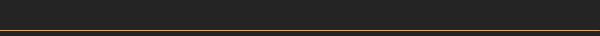
<?xml version="1.0" encoding="UTF-8"?>
<ui version="4.0">
 <class>Titlebar</class>
 <widget class="QWidget" name="Titlebar">
  <property name="geometry">
   <rect>
    <x>0</x>
    <y>0</y>
    <width>600</width>
    <height>36</height>
   </rect>
  </property>
  <property name="sizePolicy">
   <sizepolicy hsizetype="Expanding" vsizetype="Fixed">
    <horstretch>0</horstretch>
    <verstretch>0</verstretch>
   </sizepolicy>
  </property>
  <property name="minimumSize">
   <size>
    <width>0</width>
    <height>36</height>
   </size>
  </property>
  <property name="maximumSize">
   <size>
    <width>16777215</width>
    <height>36</height>
   </size>
  </property>
  <property name="windowTitle">
   <string>Form</string>
  </property>
  <property name="styleSheet">
   <string notr="true">background-color:rgb(36,36,36);</string>
  </property>
  <layout class="QVBoxLayout" name="verticalLayout">
   <property name="spacing">
    <number>0</number>
   </property>
   <property name="leftMargin">
    <number>0</number>
   </property>
   <property name="topMargin">
    <number>0</number>
   </property>
   <property name="rightMargin">
    <number>0</number>
   </property>
   <property name="bottomMargin">
    <number>5</number>
   </property>
   <item>
    <widget class="QWidget" name="menubar" native="true">
     <property name="sizePolicy">
      <sizepolicy hsizetype="Expanding" vsizetype="Fixed">
       <horstretch>0</horstretch>
       <verstretch>0</verstretch>
      </sizepolicy>
     </property>
     <property name="minimumSize">
      <size>
       <width>0</width>
       <height>30</height>
      </size>
     </property>
     <property name="maximumSize">
      <size>
       <width>16777215</width>
       <height>30</height>
      </size>
     </property>
     <property name="styleSheet">
      <string notr="true">background-color:rgb(36,36,36);</string>
     </property>
     <layout class="QHBoxLayout" name="horizontalLayout_2">
      <property name="leftMargin">
       <number>0</number>
      </property>
      <property name="topMargin">
       <number>0</number>
      </property>
      <property name="rightMargin">
       <number>0</number>
      </property>
      <property name="bottomMargin">
       <number>0</number>
      </property>
      <item>
       <widget class="QPushButton" name="pushButton">
        <property name="text">
         <string/>
        </property>
        <property name="icon">
         <iconset resource="../../resource.qrc">
          <normaloff>:/icon/icons/icon.png</normaloff>:/icon/icons/icon.png</iconset>
        </property>
        <property name="iconSize">
         <size>
          <width>24</width>
          <height>24</height>
         </size>
        </property>
        <property name="flat">
         <bool>true</bool>
        </property>
       </widget>
      </item>
      <item>
       <widget class="QMenuBar" name="menus">
        <property name="sizePolicy">
         <sizepolicy hsizetype="Fixed" vsizetype="Preferred">
          <horstretch>0</horstretch>
          <verstretch>0</verstretch>
         </sizepolicy>
        </property>
        <property name="minimumSize">
         <size>
          <width>0</width>
          <height>21</height>
         </size>
        </property>
        <property name="maximumSize">
         <size>
          <width>16777215</width>
          <height>21</height>
         </size>
        </property>
       </widget>
      </item>
      <item>
       <spacer name="horizontalSpacer">
        <property name="orientation">
         <enum>Qt::Horizontal</enum>
        </property>
        <property name="sizeHint" stdset="0">
         <size>
          <width>40</width>
          <height>20</height>
         </size>
        </property>
       </spacer>
      </item>
      <item>
       <widget class="QPushButton" name="btn_minimize">
        <property name="sizePolicy">
         <sizepolicy hsizetype="Fixed" vsizetype="Fixed">
          <horstretch>0</horstretch>
          <verstretch>0</verstretch>
         </sizepolicy>
        </property>
        <property name="minimumSize">
         <size>
          <width>40</width>
          <height>30</height>
         </size>
        </property>
        <property name="maximumSize">
         <size>
          <width>40</width>
          <height>30</height>
         </size>
        </property>
        <property name="text">
         <string/>
        </property>
        <property name="icon">
         <iconset resource="../../resource.qrc">
          <normaloff>:/icon/icons/win_min.png</normaloff>:/icon/icons/win_min.png</iconset>
        </property>
        <property name="iconSize">
         <size>
          <width>14</width>
          <height>14</height>
         </size>
        </property>
        <property name="flat">
         <bool>true</bool>
        </property>
       </widget>
      </item>
      <item>
       <widget class="QPushButton" name="btn_maximize">
        <property name="sizePolicy">
         <sizepolicy hsizetype="Fixed" vsizetype="Fixed">
          <horstretch>0</horstretch>
          <verstretch>0</verstretch>
         </sizepolicy>
        </property>
        <property name="minimumSize">
         <size>
          <width>40</width>
          <height>30</height>
         </size>
        </property>
        <property name="maximumSize">
         <size>
          <width>40</width>
          <height>30</height>
         </size>
        </property>
        <property name="text">
         <string/>
        </property>
        <property name="icon">
         <iconset resource="../../resource.qrc">
          <normaloff>:/icon/icons/win_restore.png</normaloff>:/icon/icons/win_restore.png</iconset>
        </property>
        <property name="iconSize">
         <size>
          <width>12</width>
          <height>12</height>
         </size>
        </property>
        <property name="flat">
         <bool>true</bool>
        </property>
       </widget>
      </item>
      <item>
       <widget class="QPushButton" name="btn_close">
        <property name="sizePolicy">
         <sizepolicy hsizetype="Fixed" vsizetype="Fixed">
          <horstretch>0</horstretch>
          <verstretch>0</verstretch>
         </sizepolicy>
        </property>
        <property name="minimumSize">
         <size>
          <width>40</width>
          <height>30</height>
         </size>
        </property>
        <property name="maximumSize">
         <size>
          <width>40</width>
          <height>30</height>
         </size>
        </property>
        <property name="text">
         <string/>
        </property>
        <property name="icon">
         <iconset resource="../../resource.qrc">
          <normaloff>:/icon/icons/win_close.png</normaloff>:/icon/icons/win_close.png</iconset>
        </property>
        <property name="iconSize">
         <size>
          <width>12</width>
          <height>12</height>
         </size>
        </property>
        <property name="flat">
         <bool>true</bool>
        </property>
       </widget>
      </item>
     </layout>
    </widget>
   </item>
   <item>
    <widget class="Line" name="line">
     <property name="maximumSize">
      <size>
       <width>16777215</width>
       <height>1</height>
      </size>
     </property>
     <property name="styleSheet">
      <string notr="true">background-color: rgb(255, 149, 1);margin:0;padding:0;</string>
     </property>
     <property name="orientation">
      <enum>Qt::Horizontal</enum>
     </property>
    </widget>
   </item>
  </layout>
 </widget>
 <resources>
  <include location="../../resource.qrc"/>
 </resources>
 <connections/>
</ui>
